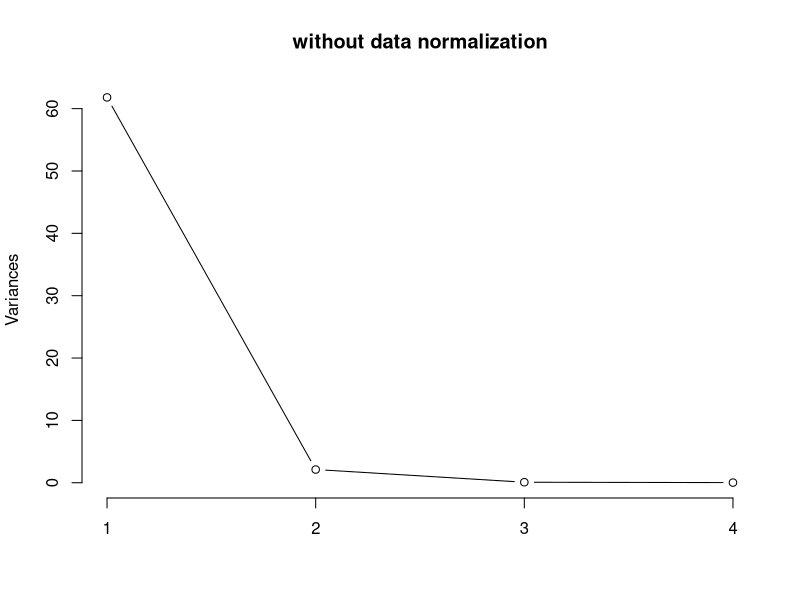
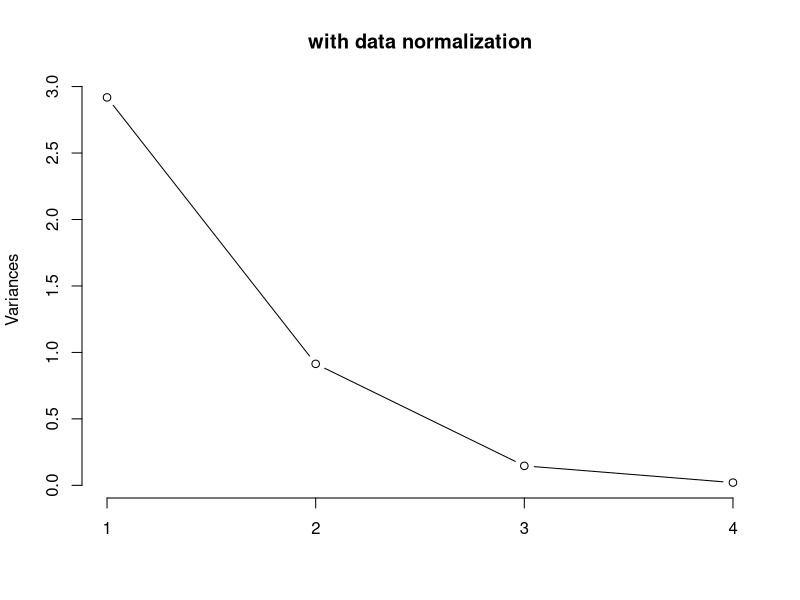

Source code (R) for these figures, in order:
## ---- chunk 1
data("iris")
str(iris)

iris_ind <- iris[,1:4]
library(stats)

iris_pca_rawdata <- prcomp(iris_ind, scale= FALSE , center = FALSE)
iris_pca_rawdata

iris_pca_rawdata$rotation




## ---- chunk 2
head(iris_pca_rawdata$x)


## ---- chunk 3
plot(iris_pca_rawdata , type="l", main="without data normalization")


## ---- chunk 4

iris_pca_normdata <- prcomp(iris_ind , scale= TRUE , center = TRUE)
iris_pca_normdata
iris_pca_normdata$rotation
head(iris_pca_normdata$x)

plot(iris_pca_normdata , type="l", main="with data normalization")

## ---- chunk 5
# Correlations of the original data:
cor(iris_ind)

# Correlations of the transformed data
cor(iris_pca_rawdata$x)

# Correlation of the normalized data
cor(iris_pca_normdata$x)

